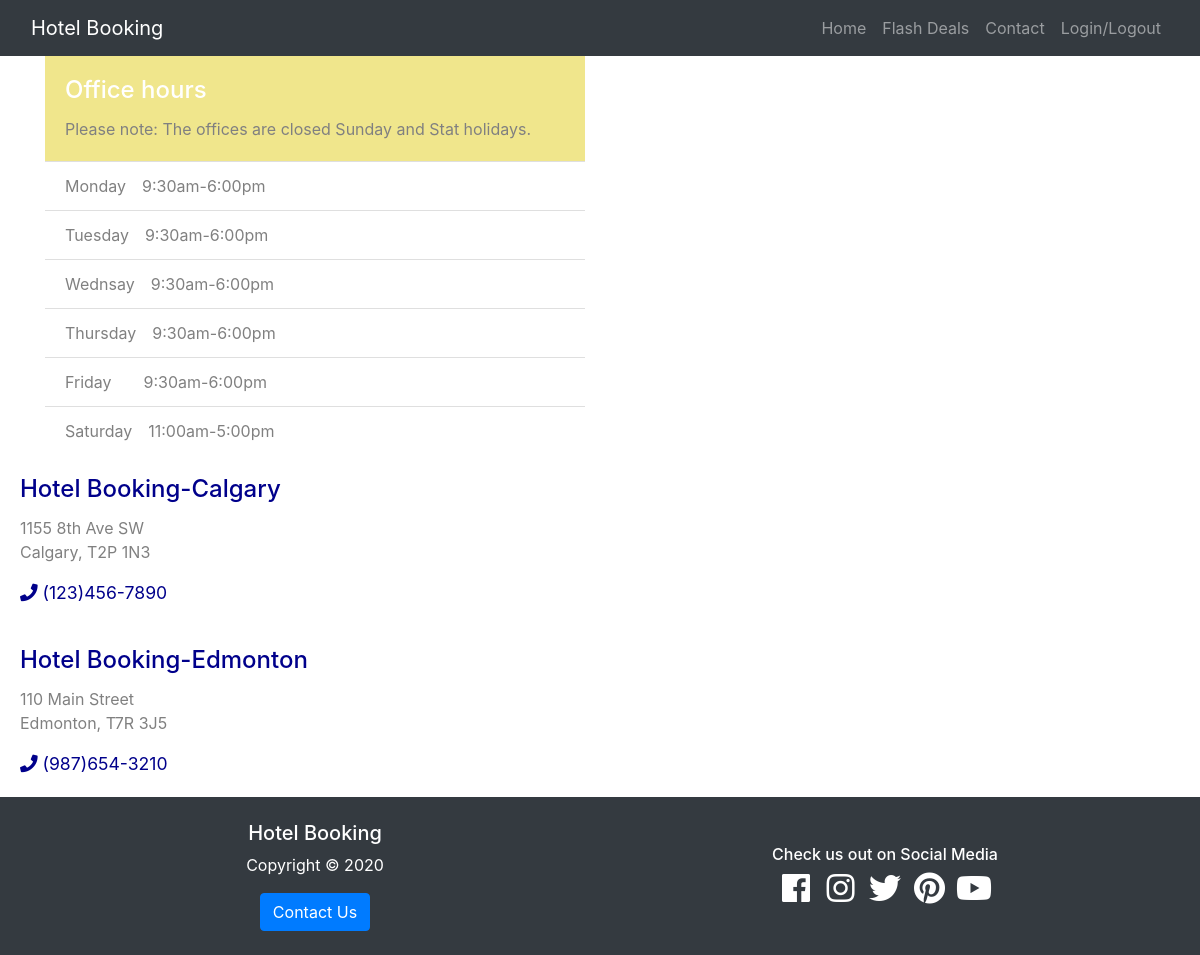
The page /contact.php on the database its author committed.
### tables this page shows
CREATE TABLE `agencies` (
  `AgencyId` int(11) NOT NULL,
  `AgncyAddress` varchar(50) DEFAULT NULL,
  `AgncyCity` varchar(50) DEFAULT NULL,
  `AgncyProv` varchar(50) DEFAULT NULL,
  `AgncyPostal` varchar(50) DEFAULT NULL,
  `AgncyCountry` varchar(50) DEFAULT NULL,
  `AgncyPhone` varchar(50) DEFAULT NULL,
  `AgncyFax` varchar(50) DEFAULT NULL
);

### php/PHPfunction.php (the view, shortened to what this page needs)
<?php
function showAgency()
{
  $con = mysqli_connect("localhost","root","","capstones") or die ("Database Connection failed!<br>");
  $sql = "SELECT * FROM agencies";
  $result = mysqli_query($con,$sql);
  if (mysqli_num_rows($result) > 0)
  {
    while($row = mysqli_fetch_assoc($result))
    {
      $adr=$row['AgncyAddress'];
      $city=$row["AgncyCity"];
      $postal=chunk_split($row["AgncyPostal"],3," ");
      $p=$row["AgncyPhone"];
      $phone='('.substr($p,0,3).')'.substr($p,3,3).'-'.substr($p,6,4);
      $str="<section>
          <div class='row'>
          <div class='col-sm-12 col-md-6'>
            <div class='card bg-white' style='border:0;'>
              <div class='card-body'>
                <h4 class='card-title' style='color:DarkBlue;'>Hotel Booking-".$city."</h4>
                <p class='card-text' style='color:grey;'>";
      $str.=$adr."<br>".$city.", ".$postal."</p>";
      $str.="<p class='card-text' style='color:DarkBlue;font-size:110%'><i class='fas fa-phone'></i>&nbsp;";
      $str.=$phone."</p></div></div></div></section>";
      echo $str;
    }
  }
}

### rows shown on the page
agencies: AgncyCity "Calgary", AgncyAddress "1155 8th Ave SW", AgncyPostal "T2P 1N3", AgncyPhone "(123)456-7890"
agencies: AgncyCity "Edmonton", AgncyAddress "110 Main Street", AgncyPostal "T7R 3J5", AgncyPhone "(987)654-3210"
